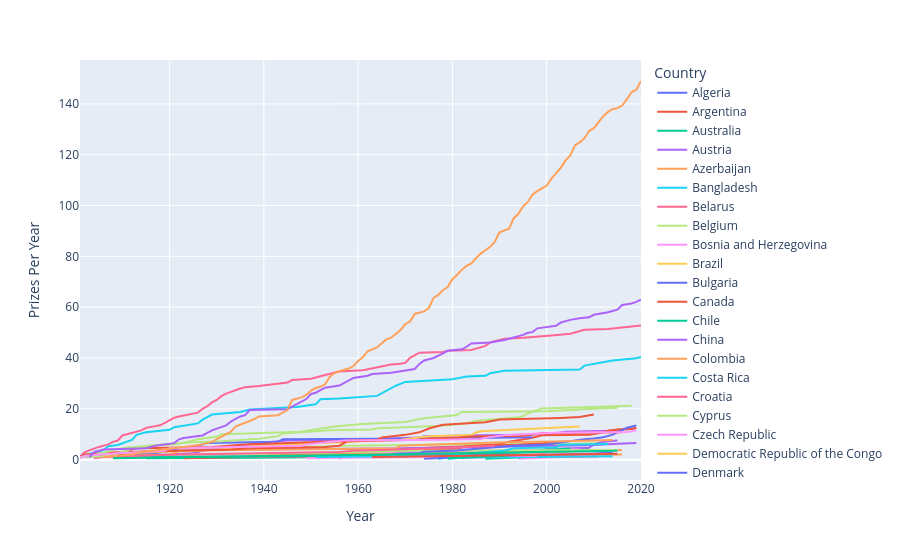

Notebook source saved alongside this figure:
### Markdown cell above
### Number of Prizes Won by Each Country Over Time

* When did the United States eclipse every other country in terms of the number of prizes won? 
* Which country or countries were leading previously?
* Calculate the cumulative number of prizes won by each country in every year. Again, use the `birth_country_current` of the winner to calculate this. 
* Create a [plotly line chart](https://plotly.com/python/line-charts/) where each country is a coloured line.

### Code cell
prizes_by_country_and_year = df_data.groupby(["birth_country_current", "year"], as_index=False).agg(
    prize_per_year=("prize_pct", "sum")).sort_values(["birth_country_current", "year"])
prizes_by_country_and_year.prize_per_year /= 100

cumulative_prizes = prizes_by_country_and_year.groupby(["birth_country_current", "year"]).sum().groupby(level=[0]).agg(
    total_prizes=("prize_per_year", "cumsum")).reset_index()

result = pd.merge(prizes_by_country_and_year, cumulative_prizes)

line = px.line(result, "year", "total_prizes", color="birth_country_current")
line.update_layout(xaxis={"title": "Year"}, yaxis={"title": "Prizes Per Year"}, legend_title="Country")
line.show()

### Figure 1 — Plotly figure (JSON) as saved in the notebook; plotly's stock layout.template omitted (floating-point values rounded to 4 significant figures)
{"data": [{"hovertemplate": "birth_country_current=Algeria<br>year=%{x}<br>total_prizes=%{y}<extra></extra>", "legendgroup": "Algeria", "line": {"color": "#636efa", "dash": "solid"}, "marker": {"symbol": "circle"}, "mode": "lines", "name": "Algeria", "orientation": "v", "showlegend": true, "x": [1957, 1997], "xaxis": "x", "y": [1.0, 1.333], "yaxis": "y", "type": "scatter"}, {"hovertemplate": "birth_country_current=Argentina<br>year=%{x}<br>total_prizes=%{y}<extra></extra>", "legendgroup": "Argentina", "line": {"color": "#EF553B", "dash": "solid"}, "marker": {"symbol": "circle"}, "mode": "lines", "name": "Argentina", "orientation": "v", "showlegend": true, "x": [1936, 1947, 1980, 1984], "xaxis": "x", "y": [1.0, 1.5, 2.5, 2.833], "yaxis": "y", "type": "scatter"}, {"hovertemplate": "birth_country_current=Australia<br>year=%{x}<br>total_prizes=%{y}<extra></extra>", "legendgroup": "Australia", "line": {"color": "#00cc96", "dash": "solid"}, "marker": {"symbol": "circle"}, "mode": "lines", "name": "Australia", "orientation": "v", "showlegend": true, "x": [1915, 1945, 1960, 1963, 1964, 1975, 1996, 2005, 2009], "xaxis": "x", "y": [0.5, 0.8333, 1.333, 1.667, 1.917, 2.417, 2.917, 3.917, 4.25], "yaxis": "y", "type": "scatter"}, {"hovertemplate": "birth_country_current=Austria<br>year=%{x}<br>total_prizes=%{y}<extra></extra>", "legendgroup": "Austria", "line": {"color": "#ab63fa", "dash": "solid"}, "marker": {"symbol": "circle"}, "mode": "lines", "name": "Austria", "orientation": "v", "showlegend": true, "x": [1911, 1914, 1925, 1927, 1930, 1933, 1936, 1938, 1945, 1962, 1973, 1974, 1998, 2000, 2004, 2013, 2019], "xaxis": "x", "y": [0.5, 1.5, 2.5, 3.5, 4.5, 5.0, 5.5, 6.5, 7.5, 8.0, 8.667, 9.167, 9.667, 10.0, 11.0, 11.33, 12.33], "yaxis": "y", "type": "scatter"}, {"hovertemplate": "birth_country_current=Azerbaijan<br>year=%{x}<br>total_prizes=%{y}<extra></extra>", "legendgroup": "Azerbaijan", "line": {"color": "#FFA15A", "dash": "solid"}, "marker": {"symbol": "circle"}, "mode": "lines", "name": "Azerbaijan", "orientation": "v", "showlegend": true, "x": [1962], "xaxis": "x", "y": [1.0], "yaxis": "y", "type": "scatter"}, {"hovertemplate": "birth_country_current=Bangladesh<br>year=%{x}<br>total_prizes=%{y}<extra></extra>", "legendgroup": "Bangladesh", "line": {"color": "#19d3f3", "dash": "solid"}, "marker": {"symbol": "circle"}, "mode": "lines", "name": "Bangladesh", "orientation": "v", "showlegend": true, "x": [2006], "xaxis": "x", "y": [0.5], "yaxis": "y", "type": "scatter"}, {"hovertemplate": "birth_country_current=Belarus<br>year=%{x}<br>total_prizes=%{y}<extra></extra>", "legendgroup": "Belarus", "line": {"color": "#FF6692", "dash": "solid"}, "marker": {"symbol": "circle"}, "mode": "lines", "name": "Belarus", "orientation": "v", "showlegend": true, "x": [1971, 1978, 1994, 2000], "xaxis": "x", "y": [1.0, 1.5, 1.833, 2.083], "yaxis": "y", "type": "scatter"}, {"hovertemplate": "birth_country_current=Belgium<br>year=%{x}<br>total_prizes=%{y}<extra></extra>", "legendgroup": "Belgium", "line": {"color": "#B6E880", "dash": "solid"}, "marker": {"symbol": "circle"}, "mode": "lines", "name": "Belgium", "orientation": "v", "showlegend": true, "x": [1909, 1911, 1913, 1919, 1938, 1958, 1974, 2005, 2013], "xaxis": "x", "y": [0.5, 1.5, 2.5, 3.5, 4.5, 5.5, 5.833, 6.167, 6.667], "yaxis": "y", "type": "scatter"}, {"hovertemplate": "birth_country_current=Bosnia and Herzegovina<br>year=%{x}<br>total_prizes=%{y}<extra></extra>", "legendgroup": "Bosnia and Herzegovina", "line": {"color": "#FF97FF", "dash": "solid"}, "marker": {"symbol": "circle"}, "mode": "lines", "name": "Bosnia and Herzegovina", "orientation": "v", "showlegend": true, "x": [1961, 1975], "xaxis": "x", "y": [1.0, 1.5], "yaxis": "y", "type": "scatter"}, {"hovertemplate": "birth_country_current=Brazil<br>year=%{x}<br>total_prizes=%{y}<extra></extra>", "legendgroup": "Brazil", "line": {"color": "#FECB52", "dash": "solid"}, "marker": {"symbol": "circle"}, "mode": "lines", "name": "Brazil", "orientation": "v", "showlegend": true, "x": [1960], "xaxis": "x", "y": [0.5], "yaxis": "y", "type": "scatter"}, {"hovertemplate": "birth_country_current=Bulgaria<br>year=%{x}<br>total_prizes=%{y}<extra></extra>", "legendgroup": "Bulgaria", "line": {"color": "#636efa", "dash": "solid"}, "marker": {"symbol": "circle"}, "mode": "lines", "name": "Bulgaria", "orientation": "v", "showlegend": true, "x": [1981], "xaxis": "x", "y": [1.0], "yaxis": "y", "type": "scatter"}, {"hovertemplate": "birth_country_current=Canada<br>year=%{x}<br>total_prizes=%{y}<extra></extra>", "legendgroup": "Canada", "line": {"color": "#EF553B", "dash": "solid"}, "marker": {"symbol": "circle"}, "mode": "lines", "name": "Canada", "orientation": "v", "showlegend": true, "x": [1923, 1949, 1957, 1966, 1976, 1981, 1983, 1989, 1990, 1992, 1994, 1996, 1997, 1999, 2009, 2011, 2013, 2015, 2018, 2019], "xaxis": "x", "y": [0.5, 1.5, 2.5, 3.0, 4.0, 4.25, 5.25, 5.75, 6.083, 7.083, 7.583, 8.083, 8.583, 9.583, 9.833, 10.33, 11.33, 11.83, 12.08, 12.58], "yaxis": "y", "type": "scatter"}, {"hovertemplate": "birth_country_current=Chile<br>year=%{x}<br>total_prizes=%{y}<extra></extra>", "legendgroup": "Chile", "line": {"color": "#00cc96", "dash": "solid"}, "marker": {"symbol": "circle"}, "mode": "lines", "name": "Chile", "orientation": "v", "showlegend": true, "x": [1945, 1971], "xaxis": "x", "y": [1.0, 2.0], "yaxis": "y", "type": "scatter"}, {"hovertemplate": "birth_country_current=China<br>year=%{x}<br>total_prizes=%{y}<extra></extra>", "legendgroup": "China", "line": {"color": "#ab63fa", "dash": "solid"}, "marker": {"symbol": "circle"}, "mode": "lines", "name": "China", "orientation": "v", "showlegend": true, "x": [1956, 1957, 1989, 1992, 1998, 2000, 2009, 2010, 2012, 2015], "xaxis": "x", "y": [0.3333, 1.333, 2.333, 2.833, 3.167, 4.167, 4.667, 6.0, 7.0, 7.5], "yaxis": "y", "type": "scatter"}, {"hovertemplate": "birth_country_current=Colombia<br>year=%{x}<br>total_prizes=%{y}<extra></extra>", "legendgroup": "Colombia", "line": {"color": "#FFA15A", "dash": "solid"}, "marker": {"symbol": "circle"}, "mode": "lines", "name": "Colombia", "orientation": "v", "showlegend": true, "x": [1982, 2016], "xaxis": "x", "y": [1.0, 2.0], "yaxis": "y", "type": "scatter"}, {"hovertemplate": "birth_country_current=Costa Rica<br>year=%{x}<br>total_prizes=%{y}<extra></extra>", "legendgroup": "Costa Rica", "line": {"color": "#19d3f3", "dash": "solid"}, "marker": {"symbol": "circle"}, "mode": "lines", "name": "Costa Rica", "orientation": "v", "showlegend": true, "x": [1987], "xaxis": "x", "y": [1.0], "yaxis": "y", "type": "scatter"}, {"hovertemplate": "birth_country_current=Croatia<br>year=%{x}<br>total_prizes=%{y}<extra></extra>", "legendgroup": "Croatia", "line": {"color": "#FF6692", "dash": "solid"}, "marker": {"symbol": "circle"}, "mode": "lines", "name": "Croatia", "orientation": "v", "showlegend": true, "x": [1939], "xaxis": "x", "y": [0.5], "yaxis": "y", "type": "scatter"}, {"hovertemplate": "birth_country_current=Cyprus<br>year=%{x}<br>total_prizes=%{y}<extra></extra>", "legendgroup": "Cyprus", "line": {"color": "#B6E880", "dash": "solid"}, "marker": {"symbol": "circle"}, "mode": "lines", "name": "Cyprus", "orientation": "v", "showlegend": true, "x": [2010], "xaxis": "x", "y": [0.3333], "yaxis": "y", "type": "scatter"}, {"hovertemplate": "birth_country_current=Czech Republic<br>year=%{x}<br>total_prizes=%{y}<extra></extra>", "legendgroup": "Czech Republic", "line": {"color": "#FF97FF", "dash": "solid"}, "marker": {"symbol": "circle"}, "mode": "lines", "name": "Czech Republic", "orientation": "v", "showlegend": true, "x": [1905, 1947, 1959, 1984, 2007], "xaxis": "x", "y": [1.0, 1.5, 2.5, 3.5, 4.0], "yaxis": "y", "type": "scatter"}, {"hovertemplate": "birth_country_current=Democratic Republic of the Congo<br>year=%{x}<br>total_prizes=%{y}<extra></extra>", "legendgroup": "Democratic Republic of the Congo", "line": {"color": "#FECB52", "dash": "solid"}, "marker": {"symbol": "circle"}, "mode": "lines", "name": "Democratic Republic of the Congo", "orientation": "v", "showlegend": true, "x": [2018], "xaxis": "x", "y": [0.5], "yaxis": "y", "type": "scatter"}, {"hovertemplate": "birth_country_current=Denmark<br>year=%{x}<br>total_prizes=%{y}<extra></extra>", "legendgroup": "Denmark", "line": {"color": "#636efa", "dash": "solid"}, "marker": {"symbol": "circle"}, "mode": "lines", "name": "Denmark", "orientation": "v", "showlegend": true, "x": [1903, 1908, 1917, 1920, 1922, 1926, 1928, 1943, 1944, 1975, 1997], "xaxis": "x", "y": [1.0, 1.5, 2.5, 3.5, 4.5, 5.5, 6.5, 7.0, 8.0, 8.333, 8.833], "yaxis": "y", "type": "scatter"}, {"hovertemplate": "birth_country_current=East Timor<br>year=%{x}<br>total_prizes=%{y}<extra></extra>", "legendgroup": "East Timor", "line": {"color": "#EF553B", "dash": "solid"}, "marker": {"symbol": "circle"}, "mode": "lines", "name": "East Timor", "orientation": "v", "showlegend": true, "x": [1996], "xaxis": "x", "y": [1.0], "yaxis": "y", "type": "scatter"}, {"hovertemplate": "birth_country_current=Egypt<br>year=%{x}<br>total_prizes=%{y}<extra></extra>", "legendgroup": "Egypt", "line": {"color": "#00cc96", "dash": "solid"}, "marker": {"symbol": "circle"}, "mode": "lines", "name": "Egypt", "orientation": "v", "showlegend": true, "x": [1964, 1978, 1988, 1994, 1999, 2005], "xaxis": "x", "y": [1.0, 1.5, 2.5, 2.833, 3.833, 4.333], "yaxis": "y", "type": "scatter"}, {"hovertemplate": "birth_country_current=Ethiopia<br>year=%{x}<br>total_prizes=%{y}<extra></extra>", "legendgroup": "Ethiopia", "line": {"color": "#ab63fa", "dash": "solid"}, "marker": {"symbol": "circle"}, "mode": "lines", "name": "Ethiopia", "orientation": "v", "showlegend": true, "x": [2019], "xaxis": "x", "y": [1.0], "yaxis": "y", "type": "scatter"}, {"hovertemplate": "birth_country_current=Finland<br>year=%{x}<br>total_prizes=%{y}<extra></extra>", "legendgroup": "Finland", "line": {"color": "#FFA15A", "dash": "solid"}, "marker": {"symbol": "circle"}, "mode": "lines", "name": "Finland", "orientation": "v", "showlegend": true, "x": [1939, 1945, 1967, 2008, 2016], "xaxis": "x", "y": [1.0, 2.0, 2.333, 3.333, 3.833], "yaxis": "y", "type": "scatter"}, {"hovertemplate": "birth_country_current=France<br>year=%{x}<br>total_prizes=%{y}<extra></extra>", "legendgroup": "France", "line": {"color": "#19d3f3", "dash": "solid"}, "marker": {"symbol": "circle"}, "mode": "lines", "name": "France", "orientation": "v", "showlegend": true, "x": [1901, 1903, 1904, 1906, 1907, 1909, 1912, 1913, 1915, 1920, 1921, 1926, 1927, 1928, 1929, 1935, 1937, 1947, 1951, 1952, 1956, 1964, 1965, 1966, 1967, 1968, 1970, 1974, 1977, 1980, 1983, 1987, 1988, 1991, 2007, 2008, 2014, 2016, 2018, 2019, 2020], "xaxis": "x", "y": [1.5, 2.25, 2.75, 3.75, 5.25, 5.75, 7.75, 9.75, 10.75, 11.75, 12.75, 14.25, 15.75, 16.75, 17.75, 18.75, 19.75, 20.75, 21.75, 23.75, 24.08, 25.08, 26.08, 27.08, 28.08, 29.08, 30.58, 31.08, 31.33, 31.67, 32.67, 33.0, 34.0, 35.0, 35.5, 37.0, 39.0, 39.33, 39.58, 39.92, 40.42], "yaxis": "y", "type": "scatter"}, {"hovertemplate": "birth_country_current=Germany<br>year=%{x}<br>total_prizes=%{y}<extra></extra>", "legendgroup": "Germany", "line": {"color": "#FF6692", "dash": "solid"}, "marker": {"symbol": "circle"}, "mode": "lines", "name": "Germany", "orientation": "v", "showlegend": true, "x": [1901, 1902, 1905, 1907, 1908, 1909, 1910, 1912, 1914, 1915, 1918, 1919, 1920, 1921, 1922, 1925, 1926, 1927, 1928, 1929, 1930, 1931, 1932, 1935, 1936, 1939, 1944, 1945, 1946, 1950, 1953, 1954, 1955, 1956, 1961, 1963, 1964, 1966, 1967, 1969, 1970, 1971, 1972, 1973, 1978, 1979, 1984, 1986, 1987, 1988, 1989, 1991, 1995, 1998, 2000, 2001, 2005, 2007, 2008, 2013, 2017, 2019, 2020], "xaxis": "x", "y": [1.0, 3.0, 5.0, 6.0, 7.0, 7.5, 9.5, 10.5, 11.5, 12.5, 13.5, 14.5, 15.5, 16.5, 17.0, 18.0, 18.5, 20.0, 21.0, 22.5, 23.5, 25.0, 26.0, 28.0, 28.5, 29.0, 30.0, 30.33, 31.33, 31.83, 33.33, 33.83, 34.33, 34.67, 35.17, 35.92, 36.42, 36.92, 37.42, 37.75, 38.08, 40.08, 41.08, 42.08, 42.33, 42.83, 43.17, 44.25, 44.75, 46.08, 46.58, 47.58, 47.92, 48.25, 48.5, 48.83, 49.58, 50.58, 51.08, 51.42, 52.25, 52.58, 52.83], "yaxis": "y", "type": "scatter"}, {"hovertemplate": "birth_country_current=Ghana<br>year=%{x}<br>total_prizes=%{y}<extra></extra>", "legendgroup": "Ghana", "line": {"color": "#B6E880", "dash": "solid"}, "marker": {"symbol": "circle"}, "mode": "lines", "name": "Ghana", "orientation": "v", "showlegend": true, "x": [2001], "xaxis": "x", "y": [0.5], "yaxis": "y", "type": "scatter"}, {"hovertemplate": "birth_country_current=Greece<br>year=%{x}<br>total_prizes=%{y}<extra></extra>", "legendgroup": "Greece", "line": {"color": "#FF97FF", "dash": "solid"}, "marker": {"symbol": "circle"}, "mode": "lines", "name": "Greece", "orientation": "v", "showlegend": true, "x": [1979], "xaxis": "x", "y": [1.0], "yaxis": "y", "type": "scatter"}, {"hovertemplate": "birth_country_current=Guadeloupe Island<br>year=%{x}<br>total_prizes=%{y}<extra></extra>", "legendgroup": "Guadeloupe Island", "line": {"color": "#FECB52", "dash": "solid"}, "marker": {"symbol": "circle"}, "mode": "lines", "name": "Guadeloupe Island", "orientation": "v", "showlegend": true, "x": [1960], "xaxis": "x", "y": [1.0], "yaxis": "y", "type": "scatter"}, {"hovertemplate": "birth_country_current=Guatemala<br>year=%{x}<br>total_prizes=%{y}<extra></extra>", "legendgroup": "Guatemala", "line": {"color": "#636efa", "dash": "solid"}, "marker": {"symbol": "circle"}, "mode": "lines", "name": "Guatemala", "orientation": "v", "showlegend": true, "x": [1967, 1992], "xaxis": "x", "y": [1.0, 2.0], "yaxis": "y", "type": "scatter"}, {"hovertemplate": "birth_country_current=Hungary<br>year=%{x}<br>total_prizes=%{y}<extra></extra>", "legendgroup": "Hungary", "line": {"color": "#EF553B", "dash": "solid"}, "marker": {"symbol": "circle"}, "mode": "lines", "name": "Hungary", "orientation": "v", "showlegend": true, "x": [1937, 1943, 1961, 1963, 1971, 1994, 2002, 2004], "xaxis": "x", "y": [1.0, 2.0, 3.0, 3.5, 4.5, 5.833, 6.833, 7.167], "yaxis": "y", "type": "scatter"}, {"hovertemplate": "birth_country_current=Iceland<br>year=%{x}<br>total_prizes=%{y}<extra></extra>", "legendgroup": "Iceland", "line": {"color": "#00cc96", "dash": "solid"}, "marker": {"symbol": "circle"}, "mode": "lines", "name": "Iceland", "orientation": "v", "showlegend": true, "x": [1955], "xaxis": "x", "y": [1.0], "yaxis": "y", "type": "scatter"}, {"hovertemplate": "birth_country_current=India<br>year=%{x}<br>total_prizes=%{y}<extra></extra>", "legendgroup": "India", "line": {"color": "#ab63fa", "dash": "solid"}, "marker": {"symbol": "circle"}, "mode": "lines", "name": "India", "orientation": "v", "showlegend": true, "x": [1902, 1907, 1913, 1930, 1968, 1998, 2009, 2014, 2019], "xaxis": "x", "y": [1.0, 2.0, 3.0, 4.0, 4.333, 5.333, 5.667, 6.167, 6.5], "yaxis": "y", "type": "scatter"}, {"hovertemplate": "birth_country_current=Indonesia<br>year=%{x}<br>total_prizes=%{y}<extra></extra>", "legendgroup": "Indonesia", "line": {"color": "#FFA15A", "dash": "solid"}, "marker": {"symbol": "circle"}, "mode": "lines", "name": "Indonesia", "orientation": "v", "showlegend": true, "x": [1924], "xaxis": "x", "y": [1.0], "yaxis": "y", "type": "scatter"}, {"hovertemplate": "birth_country_current=Iran<br>year=%{x}<br>total_prizes=%{y}<extra></extra>", "legendgroup": "Iran", "line": {"color": "#19d3f3", "dash": "solid"}, "marker": {"symbol": "circle"}, "mode": "lines", "name": "Iran", "orientation": "v", "showlegend": true, "x": [2003, 2007], "xaxis": "x", "y": [1.0, 2.0], "yaxis": "y", "type": "scatter"}, {"hovertemplate": "birth_country_current=Iraq<br>year=%{x}<br>total_prizes=%{y}<extra></extra>", "legendgroup": "Iraq", "line": {"color": "#FF6692", "dash": "solid"}, "marker": {"symbol": "circle"}, "mode": "lines", "name": "Iraq", "orientation": "v", "showlegend": true, "x": [2018], "xaxis": "x", "y": [0.5], "yaxis": "y", "type": "scatter"}, {"hovertemplate": "birth_country_current=Ireland<br>year=%{x}<br>total_prizes=%{y}<extra></extra>", "legendgroup": "Ireland", "line": {"color": "#B6E880", "dash": "solid"}, "marker": {"symbol": "circle"}, "mode": "lines", "name": "Ireland", "orientation": "v", "showlegend": true, "x": [1923, 1925, 1951, 1969, 2015], "xaxis": "x", "y": [1.0, 2.0, 2.5, 3.5, 3.75], "yaxis": "y", "type": "scatter"}, {"hovertemplate": "birth_country_current=Israel<br>year=%{x}<br>total_prizes=%{y}<extra></extra>", "legendgroup": "Israel", "line": {"color": "#FF97FF", "dash": "solid"}, "marker": {"symbol": "circle"}, "mode": "lines", "name": "Israel", "orientation": "v", "showlegend": true, "x": [1994, 2002, 2004, 2009, 2011, 2013], "xaxis": "x", "y": [0.3333, 0.8333, 1.167, 1.5, 2.5, 2.833], "yaxis": "y", "type": "scatter"}, {"hovertemplate": "birth_country_current=Italy<br>year=%{x}<br>total_prizes=%{y}<extra></extra>", "legendgroup": "Italy", "line": {"color": "#FECB52", "dash": "solid"}, "marker": {"symbol": "circle"}, "mode": "lines", "name": "Italy", "orientation": "v", "showlegend": true, "x": [1906, 1907, 1909, 1926, 1934, 1938, 1959, 1963, 1969, 1975, 1984, 1985, 1986, 1997, 2002, 2007], "xaxis": "x", "y": [1.5, 2.0, 2.5, 3.5, 4.5, 5.5, 7.0, 7.5, 7.833, 9.167, 9.667, 10.67, 11.17, 12.17, 12.67, 13.0], "yaxis": "y", "type": "scatter"}, {"hovertemplate": "birth_country_current=Japan<br>year=%{x}<br>total_prizes=%{y}<extra></extra>", "legendgroup": "Japan", "line": {"color": "#636efa", "dash": "solid"}, "marker": {"symbol": "circle"}, "mode": "lines", "name": "Japan", "orientation": "v", "showlegend": true, "x": [1949, 1965, 1968, 1973, 1974, 1981, 1987, 1994, 2000, 2001, 2002, 2008, 2010, 2012, 2014, 2015, 2016, 2017, 2018, 2019], "xaxis": "x", "y": [1.0, 1.333, 2.333, 2.583, 3.083, 3.583, 4.583, 5.583, 5.917, 6.167, 6.667, 8.0, 8.333, 8.833, 9.833, 10.58, 11.58, 12.58, 13.08, 13.42], "yaxis": "y", "type": "scatter"}, {"hovertemplate": "birth_country_current=Kenya<br>year=%{x}<br>total_prizes=%{y}<extra></extra>", "legendgroup": "Kenya", "line": {"color": "#EF553B", "dash": "solid"}, "marker": {"symbol": "circle"}, "mode": "lines", "name": "Kenya", "orientation": "v", "showlegend": true, "x": [2004], "xaxis": "x", "y": [1.0], "yaxis": "y", "type": "scatter"}, {"hovertemplate": "birth_country_current=Korea (South Korea)<br>year=%{x}<br>total_prizes=%{y}<extra></extra>", "legendgroup": "Korea (South Korea)", "line": {"color": "#00cc96", "dash": "solid"}, "marker": {"symbol": "circle"}, "mode": "lines", "name": "Korea (South Korea)", "orientation": "v", "showlegend": true, "x": [1987, 2000], "xaxis": "x", "y": [0.3333, 1.333], "yaxis": "y", "type": "scatter"}, {"hovertemplate": "birth_country_current=Latvia<br>year=%{x}<br>total_prizes=%{y}<extra></extra>", "legendgroup": "Latvia", "line": {"color": "#ab63fa", "dash": "solid"}, "marker": {"symbol": "circle"}, "mode": "lines", "name": "Latvia", "orientation": "v", "showlegend": true, "x": [1909], "xaxis": "x", "y": [1.0], "yaxis": "y", "type": "scatter"}, {"hovertemplate": "birth_country_current=Liberia<br>year=%{x}<br>total_prizes=%{y}<extra></extra>", "legendgroup": "Liberia", "line": {"color": "#FFA15A", "dash": "solid"}, "marker": {"symbol": "circle"}, "mode": "lines", "name": "Liberia", "orientation": "v", "showlegend": true, "x": [2011], "xaxis": "x", "y": [0.6667], "yaxis": "y", "type": "scatter"}, {"hovertemplate": "birth_country_current=Lithuania<br>year=%{x}<br>total_prizes=%{y}<extra></extra>", "legendgroup": "Lithuania", "line": {"color": "#19d3f3", "dash": "solid"}, "marker": {"symbol": "circle"}, "mode": "lines", "name": "Lithuania", "orientation": "v", "showlegend": true, "x": [1977, 1980, 1982], "xaxis": "x", "y": [0.25, 1.25, 2.25], "yaxis": "y", "type": "scatter"}, {"hovertemplate": "birth_country_current=Luxembourg<br>year=%{x}<br>total_prizes=%{y}<extra></extra>", "legendgroup": "Luxembourg", "line": {"color": "#FF6692", "dash": "solid"}, "marker": {"symbol": "circle"}, "mode": "lines", "name": "Luxembourg", "orientation": "v", "showlegend": true, "x": [1908, 2011], "xaxis": "x", "y": [1.0, 1.25], "yaxis": "y", "type": "scatter"}, {"hovertemplate": "birth_country_current=Madagascar<br>year=%{x}<br>total_prizes=%{y}<extra></extra>", "legendgroup": "Madagascar", "line": {"color": "#B6E880", "dash": "solid"}, "marker": {"symbol": "circle"}, "mode": "lines", "name": "Madagascar", "orientation": "v", "showlegend": true, "x": [1985], "xaxis": "x", "y": [1.0], "yaxis": "y", "type": "scatter"}, {"hovertemplate": "birth_country_current=Mexico<br>year=%{x}<br>total_prizes=%{y}<extra></extra>", "legendgroup": "Mexico", "line": {"color": "#FF97FF", "dash": "solid"}, "marker": {"symbol": "circle"}, "mode": "lines", "name": "Mexico", "orientation": "v", "showlegend": true, "x": [1982, 1990, 1995], "xaxis": "x", "y": [0.5, 1.5, 1.833], "yaxis": "y", "type": "scatter"}, {"hovertemplate": "birth_country_current=Morocco<br>year=%{x}<br>total_prizes=%{y}<extra></extra>", "legendgroup": "Morocco", "line": {"color": "#FECB52", "dash": "solid"}, "marker": {"symbol": "circle"}, "mode": "lines", "name": "Morocco", "orientation": "v", "showlegend": true, "x": [2012], "xaxis": "x", "y": [0.5], "yaxis": "y", "type": "scatter"}, {"hovertemplate": "birth_country_current=Myanmar<br>year=%{x}<br>total_prizes=%{y}<extra></extra>", "legendgroup": "Myanmar", "line": {"color": "#636efa", "dash": "solid"}, "marker": {"symbol": "circle"}, "mode": "lines", "name": "Myanmar", "orientation": "v", "showlegend": true, "x": [1991], "xaxis": "x", "y": [1.0], "yaxis": "y", "type": "scatter"}, {"hovertemplate": "birth_country_current=Netherlands<br>year=%{x}<br>total_prizes=%{y}<extra></extra>", "legendgroup": "Netherlands", "line": {"color": "#EF553B", "dash": "solid"}, "marker": {"symbol": "circle"}, "mode": "lines", "name": "Netherlands", "orientation": "v", "showlegend": true, "x": [1901, 1902, 1910, 1911, 1913, 1929, 1936, 1953, 1969, 1973, 1975, 1981, 1984, 1995, 1999, 2016], "xaxis": "x", "y": [1.0, 2.0, 3.0, 3.5, 4.5, 5.0, 6.0, 7.0, 7.5, 7.833, 8.333, 8.583, 9.083, 9.417, 10.42, 10.75], "yaxis": "y", "type": "scatter"}, {"hovertemplate": "birth_country_current=New Zealand<br>year=%{x}<br>total_prizes=%{y}<extra></extra>", "legendgroup": "New Zealand", "line": {"color": "#00cc96", "dash": "solid"}, "marker": {"symbol": "circle"}, "mode": "lines", "name": "New Zealand", "orientation": "v", "showlegend": true, "x": [1908, 1962, 2000], "xaxis": "x", "y": [1.0, 1.333, 1.667], "yaxis": "y", "type": "scatter"}, {"hovertemplate": "birth_country_current=Nigeria<br>year=%{x}<br>total_prizes=%{y}<extra></extra>", "legendgroup": "Nigeria", "line": {"color": "#ab63fa", "dash": "solid"}, "marker": {"symbol": "circle"}, "mode": "lines", "name": "Nigeria", "orientation": "v", "showlegend": true, "x": [1986], "xaxis": "x", "y": [1.0], "yaxis": "y", "type": "scatter"}, {"hovertemplate": "birth_country_current=Norway<br>year=%{x}<br>total_prizes=%{y}<extra></extra>", "legendgroup": "Norway", "line": {"color": "#FFA15A", "dash": "solid"}, "marker": {"symbol": "circle"}, "mode": "lines", "name": "Norway", "orientation": "v", "showlegend": true, "x": [1903, 1920, 1921, 1922, 1968, 1969, 1973, 1989, 2004, 2014], "xaxis": "x", "y": [1.0, 2.0, 2.5, 3.5, 4.5, 5.5, 5.75, 6.75, 7.25, 7.75], "yaxis": "y", "type": "scatter"}, {"hovertemplate": "birth_country_current=Pakistan<br>year=%{x}<br>total_prizes=%{y}<extra></extra>", "legendgroup": "Pakistan", "line": {"color": "#19d3f3", "dash": "solid"}, "marker": {"symbol": "circle"}, "mode": "lines", "name": "Pakistan", "orientation": "v", "showlegend": true, "x": [1979, 1983, 2014], "xaxis": "x", "y": [0.3333, 0.8333, 1.333], "yaxis": "y", "type": "scatter"}, {"hovertemplate": "birth_country_current=Peru<br>year=%{x}<br>total_prizes=%{y}<extra></extra>", "legendgroup": "Peru", "line": {"color": "#FF6692", "dash": "solid"}, "marker": {"symbol": "circle"}, "mode": "lines", "name": "Peru", "orientation": "v", "showlegend": true, "x": [2010], "xaxis": "x", "y": [1.0], "yaxis": "y", "type": "scatter"}, {"hovertemplate": "birth_country_current=Poland<br>year=%{x}<br>total_prizes=%{y}<extra></extra>", "legendgroup": "Poland", "line": {"color": "#B6E880", "dash": "solid"}, "marker": {"symbol": "circle"}, "mode": "lines", "name": "Poland", "orientation": "v", "showlegend": true, "x": [1901, 1903, 1905, 1907, 1908, 1911, 1918, 1924, 1931, 1939, 1943, 1944, 1950, 1954, 1963, 1964, 1978, 1983, 1985, 1992, 1994, 1995, 1996, 1999, 2018], "xaxis": "x", "y": [1.0, 1.25, 2.25, 3.25, 3.75, 4.75, 5.75, 6.75, 7.25, 8.25, 9.25, 10.25, 11.08, 11.58, 11.83, 12.33, 13.33, 14.33, 15.33, 16.33, 16.67, 17.17, 18.17, 20.17, 21.17], "yaxis": "y", "type": "scatter"}, {"hovertemplate": "birth_country_current=Portugal<br>year=%{x}<br>total_prizes=%{y}<extra></extra>", "legendgroup": "Portugal", "line": {"color": "#FF97FF", "dash": "solid"}, "marker": {"symbol": "circle"}, "mode": "lines", "name": "Portugal", "orientation": "v", "showlegend": true, "x": [1949, 1998], "xaxis": "x", "y": [0.5, 1.5], "yaxis": "y", "type": "scatter"}, {"hovertemplate": "birth_country_current=Republic of Macedonia<br>year=%{x}<br>total_prizes=%{y}<extra></extra>", "legendgroup": "Republic of Macedonia", "line": {"color": "#FECB52", "dash": "solid"}, "marker": {"symbol": "circle"}, "mode": "lines", "name": "Republic of Macedonia", "orientation": "v", "showlegend": true, "x": [1979], "xaxis": "x", "y": [1.0], "yaxis": "y", "type": "scatter"}, {"hovertemplate": "birth_country_current=Romania<br>year=%{x}<br>total_prizes=%{y}<extra></extra>", "legendgroup": "Romania", "line": {"color": "#636efa", "dash": "solid"}, "marker": {"symbol": "circle"}, "mode": "lines", "name": "Romania", "orientation": "v", "showlegend": true, "x": [1974, 1986, 2009, 2014], "xaxis": "x", "y": [0.3333, 1.333, 2.333, 2.667], "yaxis": "y", "type": "scatter"}, {"hovertemplate": "birth_country_current=Russia<br>year=%{x}<br>total_prizes=%{y}<extra></extra>", "legendgroup": "Russia", "line": {"color": "#EF553B", "dash": "solid"}, "marker": {"symbol": "circle"}, "mode": "lines", "name": "Russia", "orientation": "v", "showlegend": true, "x": [1904, 1910, 1911, 1933, 1937, 1953, 1956, 1958, 1964, 1965, 1970, 1973, 1975, 1977, 1978, 1987, 1990, 2003, 2007, 2010], "xaxis": "x", "y": [1.0, 2.0, 3.0, 4.0, 4.5, 5.0, 5.5, 7.5, 7.75, 8.75, 9.75, 10.75, 12.25, 13.25, 13.75, 14.75, 15.75, 16.42, 16.75, 17.75], "yaxis": "y", "type": "scatter"}, {"hovertemplate": "birth_country_current=Saint Lucia<br>year=%{x}<br>total_prizes=%{y}<extra></extra>", "legendgroup": "Saint Lucia", "line": {"color": "#00cc96", "dash": "solid"}, "marker": {"symbol": "circle"}, "mode": "lines", "name": "Saint Lucia", "orientation": "v", "showlegend": true, "x": [1979, 1992], "xaxis": "x", "y": [0.5, 1.5], "yaxis": "y", "type": "scatter"}, {"hovertemplate": "birth_country_current=Slovakia<br>year=%{x}<br>total_prizes=%{y}<extra></extra>", "legendgroup": "Slovakia", "line": {"color": "#ab63fa", "dash": "solid"}, "marker": {"symbol": "circle"}, "mode": "lines", "name": "Slovakia", "orientation": "v", "showlegend": true, "x": [1905], "xaxis": "x", "y": [1.0], "yaxis": "y", "type": "scatter"}, {"hovertemplate": "birth_country_current=Slovenia<br>year=%{x}<br>total_prizes=%{y}<extra></extra>", "legendgroup": "Slovenia", "line": {"color": "#FFA15A", "dash": "solid"}, "marker": {"symbol": "circle"}, "mode": "lines", "name": "Slovenia", "orientation": "v", "showlegend": true, "x": [1923], "xaxis": "x", "y": [1.0], "yaxis": "y", "type": "scatter"}, {"hovertemplate": "birth_country_current=South Africa<br>year=%{x}<br>total_prizes=%{y}<extra></extra>", "legendgroup": "South Africa", "line": {"color": "#19d3f3", "dash": "solid"}, "marker": {"symbol": "circle"}, "mode": "lines", "name": "South Africa", "orientation": "v", "showlegend": true, "x": [1951, 1979, 1984, 1991, 1993, 2002, 2003, 2013], "xaxis": "x", "y": [1.0, 1.5, 2.5, 3.5, 4.5, 4.833, 5.833, 6.167], "yaxis": "y", "type": "scatter"}, {"hovertemplate": "birth_country_current=Spain<br>year=%{x}<br>total_prizes=%{y}<extra></extra>", "legendgroup": "Spain", "line": {"color": "#FF6692", "dash": "solid"}, "marker": {"symbol": "circle"}, "mode": "lines", "name": "Spain", "orientation": "v", "showlegend": true, "x": [1904, 1906, 1922, 1956, 1959, 1977, 1989], "xaxis": "x", "y": [0.5, 1.0, 2.0, 3.0, 3.5, 4.5, 5.5], "yaxis": "y", "type": "scatter"}, {"hovertemplate": "birth_country_current=Sweden<br>year=%{x}<br>total_prizes=%{y}<extra></extra>", "legendgroup": "Sweden", "line": {"color": "#B6E880", "dash": "solid"}, "marker": {"symbol": "circle"}, "mode": "lines", "name": "Sweden", "orientation": "v", "showlegend": true, "x": [1903, 1908, 1909, 1911, 1912, 1916, 1921, 1924, 1926, 1930, 1931, 1948, 1951, 1955, 1961, 1970, 1974, 1977, 1981, 1982, 2000, 2011, 2015], "xaxis": "x", "y": [1.0, 1.5, 2.5, 3.5, 4.5, 5.5, 6.0, 7.0, 8.0, 9.0, 10.0, 11.0, 12.0, 13.0, 14.0, 14.83, 16.33, 16.83, 17.58, 18.75, 19.08, 20.08, 20.42], "yaxis": "y", "type": "scatter"}, {"hovertemplate": "birth_country_current=Switzerland<br>year=%{x}<br>total_prizes=%{y}<extra></extra>", "legendgroup": "Switzerland", "line": {"color": "#FF97FF", "dash": "solid"}, "marker": {"symbol": "circle"}, "mode": "lines", "name": "Switzerland", "orientation": "v", "showlegend": true, "x": [1901, 1902, 1909, 1919, 1920, 1948, 1949, 1952, 1957, 1978, 1986, 1987, 1991, 1996, 2002, 2017, 2019], "xaxis": "x", "y": [0.5, 1.5, 2.5, 3.5, 4.5, 5.5, 6.0, 6.5, 7.5, 7.833, 8.083, 8.583, 9.583, 10.08, 10.58, 10.92, 11.42], "yaxis": "y", "type": "scatter"}, {"hovertemplate": "birth_country_current=Taiwan<br>year=%{x}<br>total_prizes=%{y}<extra></extra>", "legendgroup": "Taiwan", "line": {"color": "#FECB52", "dash": "solid"}, "marker": {"symbol": "circle"}, "mode": "lines", "name": "Taiwan", "orientation": "v", "showlegend": true, "x": [1986], "xaxis": "x", "y": [0.3333], "yaxis": "y", "type": "scatter"}, {"hovertemplate": "birth_country_current=Trinidad<br>year=%{x}<br>total_prizes=%{y}<extra></extra>", "legendgroup": "Trinidad", "line": {"color": "#636efa", "dash": "solid"}, "marker": {"symbol": "circle"}, "mode": "lines", "name": "Trinidad", "orientation": "v", "showlegend": true, "x": [2001], "xaxis": "x", "y": [1.0], "yaxis": "y", "type": "scatter"}, {"hovertemplate": "birth_country_current=Turkey<br>year=%{x}<br>total_prizes=%{y}<extra></extra>", "legendgroup": "Turkey", "line": {"color": "#EF553B", "dash": "solid"}, "marker": {"symbol": "circle"}, "mode": "lines", "name": "Turkey", "orientation": "v", "showlegend": true, "x": [1963, 2006, 2015], "xaxis": "x", "y": [1.0, 2.0, 2.333], "yaxis": "y", "type": "scatter"}, {"hovertemplate": "birth_country_current=Ukraine<br>year=%{x}<br>total_prizes=%{y}<extra></extra>", "legendgroup": "Ukraine", "line": {"color": "#00cc96", "dash": "solid"}, "marker": {"symbol": "circle"}, "mode": "lines", "name": "Ukraine", "orientation": "v", "showlegend": true, "x": [1908, 1952, 1966, 1981, 2015], "xaxis": "x", "y": [0.5, 1.5, 2.0, 2.5, 3.5], "yaxis": "y", "type": "scatter"}, {"hovertemplate": "birth_country_current=United Kingdom<br>year=%{x}<br>total_prizes=%{y}<extra></extra>", "legendgroup": "United Kingdom", "line": {"color": "#ab63fa", "dash": "solid"}, "marker": {"symbol": "circle"}, "mode": "lines", "name": "United Kingdom", "orientation": "v", "showlegend": true, "x": [1903, 1904, 1906, 1915, 1917, 1921, 1922, 1923, 1925, 1927, 1928, 1929, 1932, 1933, 1934, 1935, 1936, 1937, 1945, 1947, 1948, 1949, 1950, 1951, 1952, 1953, 1956, 1957, 1958, 1959, 1962, 1963, 1967, 1969, 1972, 1973, 1974, 1976, 1977, 1978, 1979, 1980, 1982, 1983, 1984, 1988, 1991, 1993, 1995, 1996, 1997, 1998, 2001, 2002, 2003, 2005, 2007, 2009, 2010, 2012, 2013, 2015, 2016, 2017, 2018, 2019, 2020], "xaxis": "x", "y": [1.0, 3.0, 4.0, 4.5, 5.5, 6.5, 8.0, 8.5, 9.0, 9.5, 10.5, 11.5, 13.5, 15.0, 16.0, 17.0, 17.5, 19.5, 19.83, 21.83, 22.83, 23.83, 25.83, 26.33, 27.33, 28.33, 29.17, 30.17, 31.17, 32.17, 33.0, 33.67, 34.17, 34.67, 35.67, 37.67, 39.0, 40.0, 40.83, 41.83, 42.83, 43.08, 43.42, 44.42, 45.75, 46.08, 47.08, 48.08, 49.08, 49.92, 50.17, 51.67, 52.33, 52.67, 54.0, 55.0, 55.67, 56.0, 57.0, 57.5, 58.0, 59.0, 60.83, 61.17, 61.42, 62.08, 62.92], "yaxis": "y", "type": "scatter"}, {"hovertemplate": "birth_country_current=United States of America<br>year=%{x}<br>total_prizes=%{y}<extra></extra>", "legendgroup": "United States of America", "line": {"color": "#FFA15A", "dash": "solid"}, "marker": {"symbol": "circle"}, "mode": "lines", "name": "United States of America", "orientation": "v", "showlegend": true, "x": [1906, 1912, 1914, 1919, 1923, 1925, 1927, 1929, 1930, 1931, 1932, 1933, 1934, 1936, 1937, 1938, 1939, 1943, 1944, 1945, 1946, 1948, 1949, 1950, 1951, 1952, 1953, 1954, 1955, 1956, 1958, 1959, 1960, 1961, 1962, 1964, 1965, 1966, 1967, 1968, 1969, 1970, 1971, 1972, 1974, 1975, 1976, 1977, 1978, 1979, 1980, 1981, 1982, 1983, 1984, 1985, 1986, 1987, 1988, 1989, 1990, 1992, 1993, 1994, 1995, 1996, 1997, 1998, 2000, 2001, 2002, 2003, 2004, 2005, 2006, 2007, 2008, 2009, 2010, 2011, 2012, 2013, 2014, 2015, 2016, 2017, 2018, 2019, 2020], "xaxis": "x", "y": [1.0, 2.0, 3.0, 4.0, 5.0, 5.5, 6.0, 7.0, 8.0, 9.0, 10.0, 11.0, 13.0, 14.5, 15.0, 16.0, 17.0, 17.5, 18.5, 19.5, 23.5, 24.5, 25.5, 27.17, 28.17, 28.67, 29.67, 32.67, 34.17, 34.83, 35.83, 36.83, 38.83, 40.33, 42.67, 44.17, 45.83, 47.33, 48.0, 49.67, 51.0, 53.33, 54.33, 57.33, 58.33, 59.67, 63.67, 64.83, 66.75, 67.92, 71.0, 72.75, 74.75, 76.25, 77.25, 79.25, 81.08, 82.42, 83.75, 85.75, 89.42, 90.92, 94.92, 96.75, 99.75, 101.4, 104.3, 105.7, 107.8, 110.6, 112.9, 114.9, 117.8, 119.7, 123.7, 124.8, 126.5, 129.4, 130.4, 132.7, 135.2, 136.8, 138.0, 138.3, 139.3, 141.8, 144.6, 145.6, 149.0], "yaxis": "y", "type": "scatter"}, {"hovertemplate": "birth_country_current=Venezuela<br>year=%{x}<br>total_prizes=%{y}<extra></extra>", "legendgroup": "Venezuela", "line": {"color": "#19d3f3", "dash": "solid"}, "marker": {"symbol": "circle"}, "mode": "lines", "name": "Venezuela", "orientation": "v", "showlegend": true, "x": [1980], "xaxis": "x", "y": [0.3333], "yaxis": "y", "type": "scatter"}, {"hovertemplate": "birth_country_current=Vietnam<br>year=%{x}<br>total_prizes=%{y}<extra></extra>", "legendgroup": "Vietnam", "line": {"color": "#FF6692", "dash": "solid"}, "marker": {"symbol": "circle"}, "mode": "lines", "name": "Vietnam", "orientation": "v", "showlegend": true, "x": [1973], "xaxis": "x", "y": [0.5], "yaxis": "y", "type": "scatter"}, {"hovertemplate": "birth_country_current=Yemen<br>year=%{x}<br>total_prizes=%{y}<extra></extra>", "legendgroup": "Yemen", "line": {"color": "#B6E880", "dash": "solid"}, "marker": {"symbol": "circle"}, "mode": "lines", "name": "Yemen", "orientation": "v", "showlegend": true, "x": [2011], "xaxis": "x", "y": [0.3333], "yaxis": "y", "type": "scatter"}, {"hovertemplate": "birth_country_current=Zimbabwe<br>year=%{x}<br>total_prizes=%{y}<extra></extra>", "legendgroup": "Zimbabwe", "line": {"color": "#FF97FF", "dash": "solid"}, "marker": {"symbol": "circle"}, "mode": "lines", "name": "Zimbabwe", "orientation": "v", "showlegend": true, "x": [1960], "xaxis": "x", "y": [1.0], "yaxis": "y", "type": "scatter"}], "layout": {"xaxis": {"anchor": "y", "domain": [0.0, 1.0], "title": {"text": "Year"}}, "yaxis": {"anchor": "x", "domain": [0.0, 1.0], "title": {"text": "Prizes Per Year"}}, "legend": {"title": {"text": "Country"}, "tracegroupgap": 0}, "margin": {"t": 60}}}
